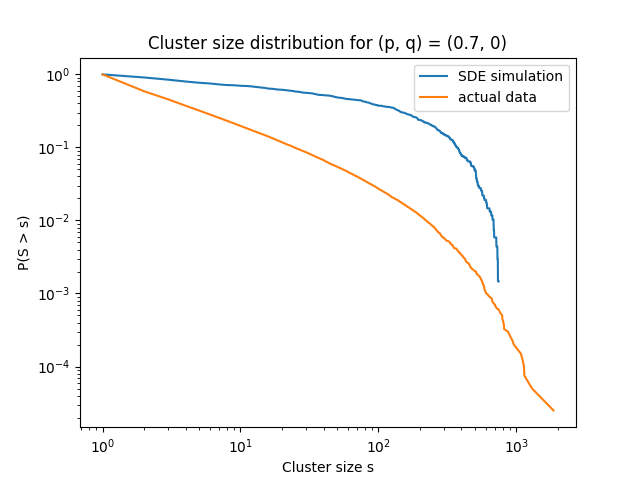

The script that saved this image:
from matplotlib import pyplot as plt
from math import sqrt
from numba import njit
from numpy import array, delete, loadtxt, polyfit, transpose, zeros
from numpy.random import choice, normal, randint
from os import path
from skimage.measure import label
from tqdm import tqdm

from utils import perform_linear_regression


def get_random_cluster_sizes(lattice_size = 100):
    lattice = randint(0, 2, (lattice_size, lattice_size))
    labelled_lattice = label(lattice, background=0, connectivity=1)

    cluster_sizes = []
    for i in range(1, labelled_lattice.max() + 1):
        cluster_sizes.append(len(labelled_lattice[labelled_lattice == i]))

    return array(cluster_sizes, dtype=float)


def load_mean_ds_data(folder_name):
    folder = path.join(data_path, folder_name)
    cluster_ds_data = transpose(loadtxt(open(path.join(folder, folder_name + '_cluster_ds.txt'), 'r')))
    mean_ds_data, mean_ds_sq_data, number_samples = cluster_ds_data[1], cluster_ds_data[2], cluster_ds_data[3]

    limit = 0
    for i in range(1, len(mean_ds_data)):
        if number_samples[i] < samples_threshold:
            limit = i
            break

    return array(range(1, limit)), mean_ds_data[1:limit], mean_ds_sq_data[1:limit]


def get_cluster_distribution(folder_path, file_name):
    file_path = path.join(folder_path, file_name)
    cluster_distribution_data = transpose(loadtxt(open(file_path, 'r')))
    cluster_sizes, num = cluster_distribution_data[0][1:], cluster_distribution_data[1][1:]

    inverse_cdf = zeros(len(num))
    for i in range(len(num)):
        inverse_cdf[i] = sum(num[i:])
    inverse_cdf = inverse_cdf / sum(num)

    remove_indices = []
    for i in range(len(cluster_sizes) - 1):
        if inverse_cdf[i] == inverse_cdf[i + 1]:
            remove_indices.append(i)

    cluster_sizes = delete(cluster_sizes, remove_indices)
    inverse_cdf = delete(inverse_cdf, remove_indices)

    return cluster_sizes, inverse_cdf


def construct_drift_function(params, approximation):
    if approximation == "logistic_sqrt":
        a, b, c = params
        @njit(fastmath=True)
        def drift_function(size):
            return a * sqrt(size) - b * size + c
        return drift_function
    
    elif approximation == "logistic":
        a, b, c = params
        @njit(fastmath=True)
        def drift_function(size):
            return a * size - b * size ** 2 + c
        return drift_function

    elif approximation == "poly":
        @njit(fastmath=True)
        def drift_function(size):
            return sum([params[deg] * size ** deg for deg in range(len(params))])
        return drift_function

    elif approximation == "linear":
        a, b, c = params
        @njit(fastmath=True)
        def drift_function(size):
            return a * size + c
        return drift_function


@njit(fastmath=True)
def simulate(cluster_sizes, drift_function):
    for i in range(num_steps):
        for j in range(len(cluster_sizes)):
            drift = drift_function(cluster_sizes[j])
            diffusion = sqrt(noise_slope * cluster_sizes[j]) * normal()
            cluster_sizes[j] += (drift * dt + diffusion * sqrt_dt)

            if cluster_sizes[j] <= 0:
                cluster_sizes[j] = 1

    return cluster_sizes


if __name__ == '__main__':
    q = 0
    p = 0.7
    lattice_size = 100
    samples_threshold = 50000
    approximation = "logistic"

    results_path = path.join(path.dirname(__file__), "..", 'results')
    model = "tricritical"
    dataset = "100x100_new"
    subfolder = "q" + str(q).replace('.', 'p')
    folder_name = str(p).replace('.', 'p')
    data_path = path.join(results_path, model, subfolder, dataset)

    cluster_sizes, cluster_ds, cluster_ds_sq = load_mean_ds_data(folder_name)
    data_length = len(cluster_sizes)

    noise_slope = (cluster_ds_sq[-1] - cluster_ds_sq[0]) / (cluster_sizes[-1] - cluster_sizes[0])

    possible_fixed_points = []
    for i in range(1, len(cluster_ds) - 1):
        if cluster_ds[i - 1] * cluster_ds[i] < 0:
            possible_fixed_points.append(i)

    fixed_point = sum(possible_fixed_points) / len(possible_fixed_points)

    # dx/dt = ax - bx^2 + c
    a, b, c = 0, 0, 0

    if approximation == "logistic":
        a = fixed_point
        b = 1
        c = 0
        params = [a, b, c]

        drift_function = construct_drift_function(params, approximation)

        max_x = fixed_point / 2
        max_value = drift_function(max_x)
        scaling_constant = max(cluster_ds) / max_value

        a *= scaling_constant
        b *= scaling_constant
        c *= scaling_constant
        params = [a, b, c]

        drift_function = construct_drift_function(params, approximation)
    elif approximation == "logistic_sqrt":
        a = sqrt(fixed_point)
        b = 1
        c = 0
        params = [a, b, c]

        drift_function = construct_drift_function(params, approximation)

        max_x = (a / (2 * b)) ** 2
        max_value = drift_function(max_x)
        scaling_constant = max(cluster_ds) / max_value

        a *= scaling_constant
        b *= scaling_constant
        c *= scaling_constant
        params = [a, b, c]

        drift_function = construct_drift_function(params, approximation)
    elif approximation == "poly":
        params = polyfit(cluster_sizes, cluster_ds, 6)
        params = array(list(reversed(params)))
        drift_function = construct_drift_function(params, approximation)
    elif approximation == "linear":
        slope, intercept, _ = perform_linear_regression(cluster_sizes, cluster_ds)
        a = slope
        b = 0
        c = intercept
        params = [a, b, c]

        drift_function = construct_drift_function(params, approximation)

    plt.title(f"Drift term approximation ({approximation}) for (p, q) = ({p}, {q})")
    plt.xlabel("Cluster size s")
    plt.ylabel("$f(s)$")
    plt.plot(cluster_sizes, cluster_ds, label="data")
    plt.plot(cluster_sizes, a * cluster_sizes - b * cluster_sizes ** 2 + c, label="fit")   
    plt.plot(range(data_length), [0] * data_length, '--')
    plt.legend()
    plt.show()

    plt.title(f"Diffusion term approximation for (p, q) = ({p}, {q})")
    plt.xlabel("Cluster size s")
    plt.ylabel("$g^2(s)$")
    plt.plot(cluster_sizes, cluster_ds_sq, label="data")
    plt.plot(cluster_sizes, noise_slope * cluster_sizes, label="fit")
    plt.plot(range(data_length), [0] * data_length, '--')
    plt.legend()
    plt.show()

    simulation_time = 1000
    dt = 0.01
    sqrt_dt = sqrt(dt)
    num_steps = int(simulation_time / dt)

    init_cluster_sizes = get_random_cluster_sizes(lattice_size)

    cluster_sizes = init_cluster_sizes.copy()
    num_clusters = len(cluster_sizes)
    cluster_sizes = simulate(cluster_sizes, drift_function)

    print(cluster_sizes)

    pdf = zeros(int(max(cluster_sizes)) + 1)
    for i in range(num_clusters):
        pdf[int(cluster_sizes[i])] += 1
    pdf /= sum(pdf)

    inverse_cdf = zeros(len(pdf))
    for i in range(len(pdf)):
        inverse_cdf[i] = sum(pdf[i:])
    
    plt.title(f"Cluster size distribution for (p, q) = ({p}, {q})")
    plt.xlabel("Cluster size s")
    plt.ylabel("P(S > s)")
    plt.loglog(range(1, len(pdf) + 1), inverse_cdf, label="SDE simulation")

    cluster_sizes, inverse_cdf = get_cluster_distribution(path.join(data_path, folder_name), f"{folder_name}_cluster_distribution.txt")
    plt.loglog(cluster_sizes, inverse_cdf, label="actual data")
    plt.legend()
    plt.savefig(f"spatial.png")
    plt.show()